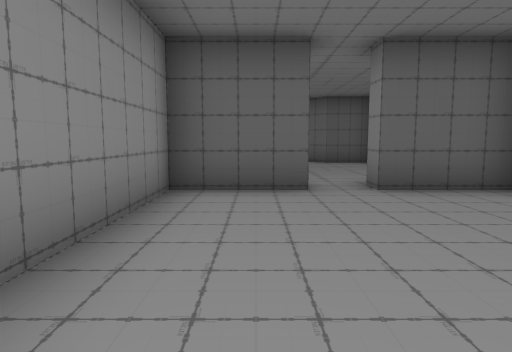
[1] (above)

15 first-person views from a walk through a 3-D level made in the Unity game engine. The camera is 1.4 m above the floor, tilts 6° down and sees 75° across. The floor is counted in squares, 2 m on a side. Each view is taken from the middle of a square. On the plan, view 1 faces up. The plan holds only what a view shows up to about 10 squares ahead; the rest is blank. The player character is not drawn. Some surface patterns are stand-ins.

[2]
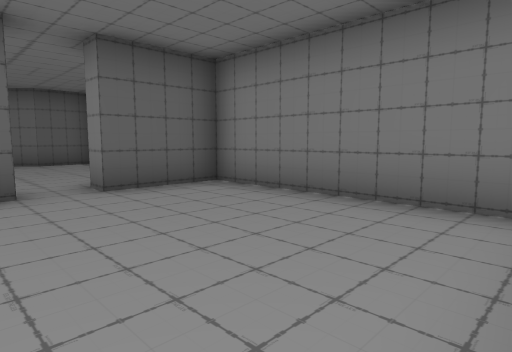

[3]
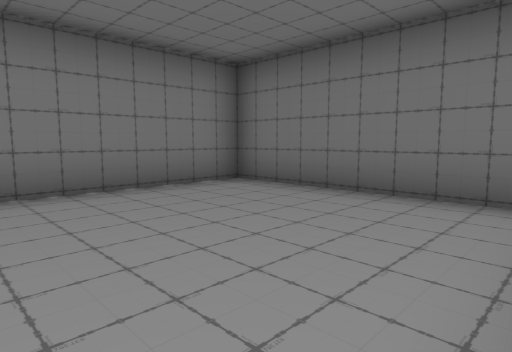

[4]
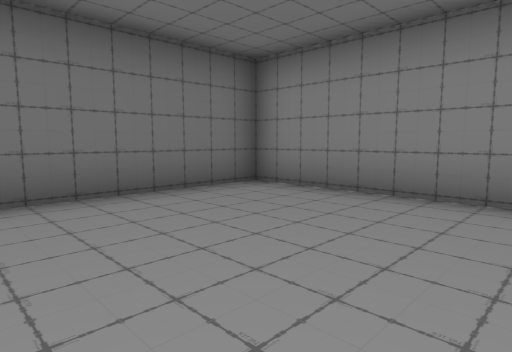

[5]
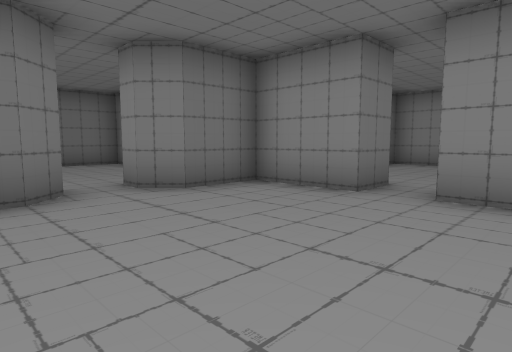

[6]
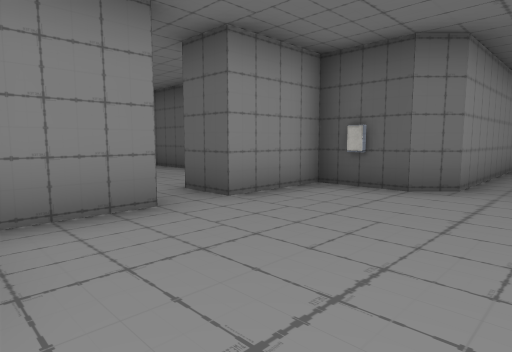

[7]
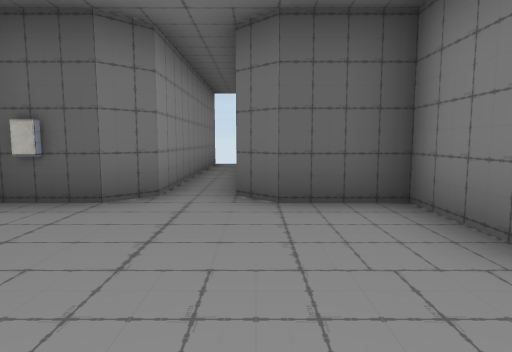

[8]
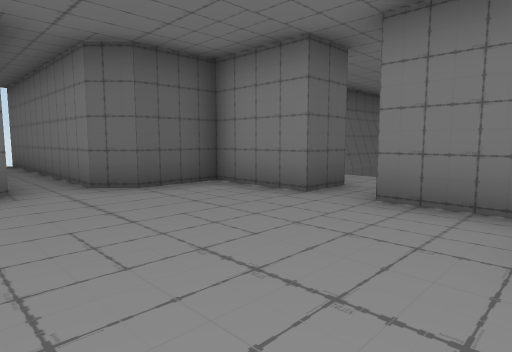

[9]
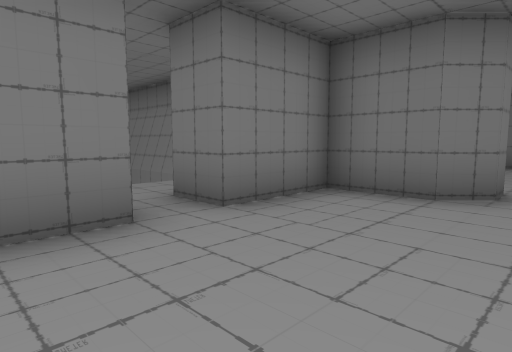

[10]
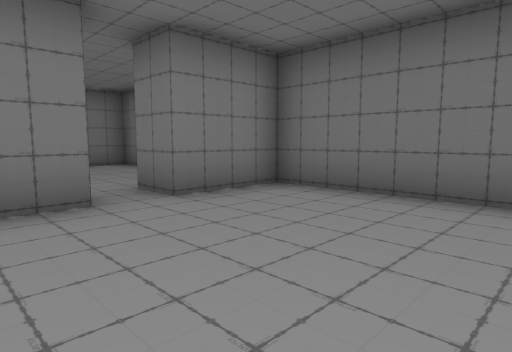

[11]
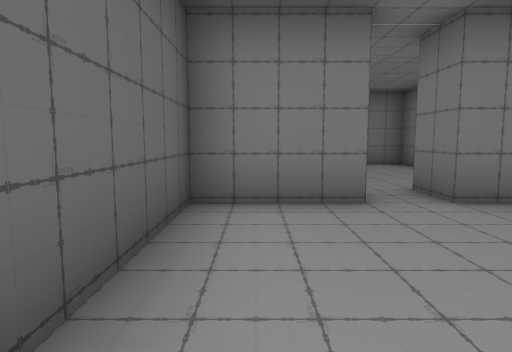

[12]
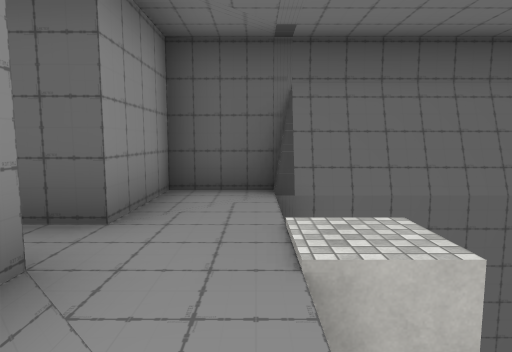

[13]
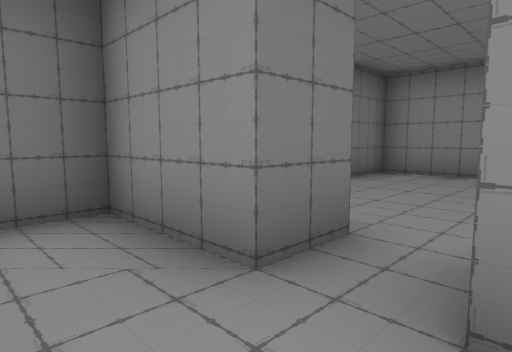

[14]
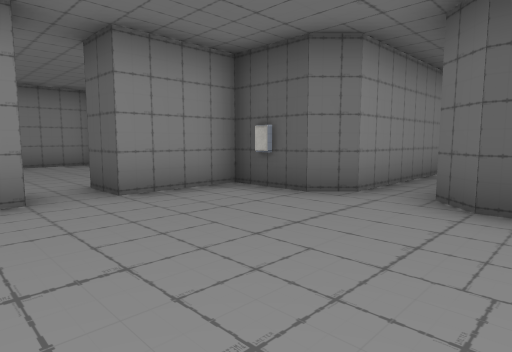

[15]
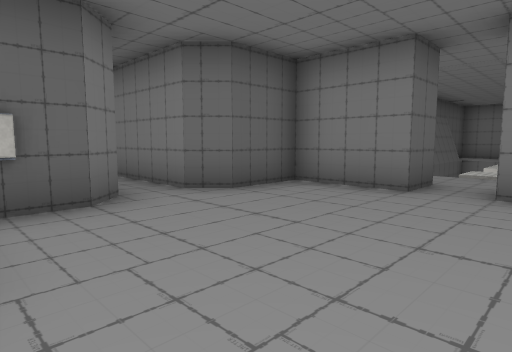

### Floor plan
Key: @ floor where view 1 was taken; # wall or solid block; . floor; v drop or lower ground.
Columns run from 8 left of view 1 to 10 right of it. Each row starts with its distance up from view 1.
 16         #.#
 15         #.#
 14         #.#
 13         #.#
 12         #.#
 11 ####### #.#########
 10 #..... .....#..vvvv
  9 #.....#.....#..  v
  8 # .............
  7 #.....#.....#..
  6 #.....#.....#.. ###
  5    ######.#####
  4       #.....#
  3       #.....#
  2       #.....#
  1       #.....#
  0       #.@...#
 -1       #######

Positions as (right, up) in squares from view 1, and headings:
1: (0, 0), facing up
2: (0, 0), facing up-right
3: (-1, 4), facing down-right
4: (3, 4), facing down-left
5: (3, 10), facing down-left
6: (2, 6), facing up-left
7: (2, 7), facing up
8: (0, 6), facing up-right
9: (1, 10), facing down-right
10: (-6, 10), facing down-right
11: (-6, 10), facing right
12: (6, 6), facing up
13: (6, 9), facing down-left
14: (3, 7), facing up-left
15: (-1, 7), facing up-right
